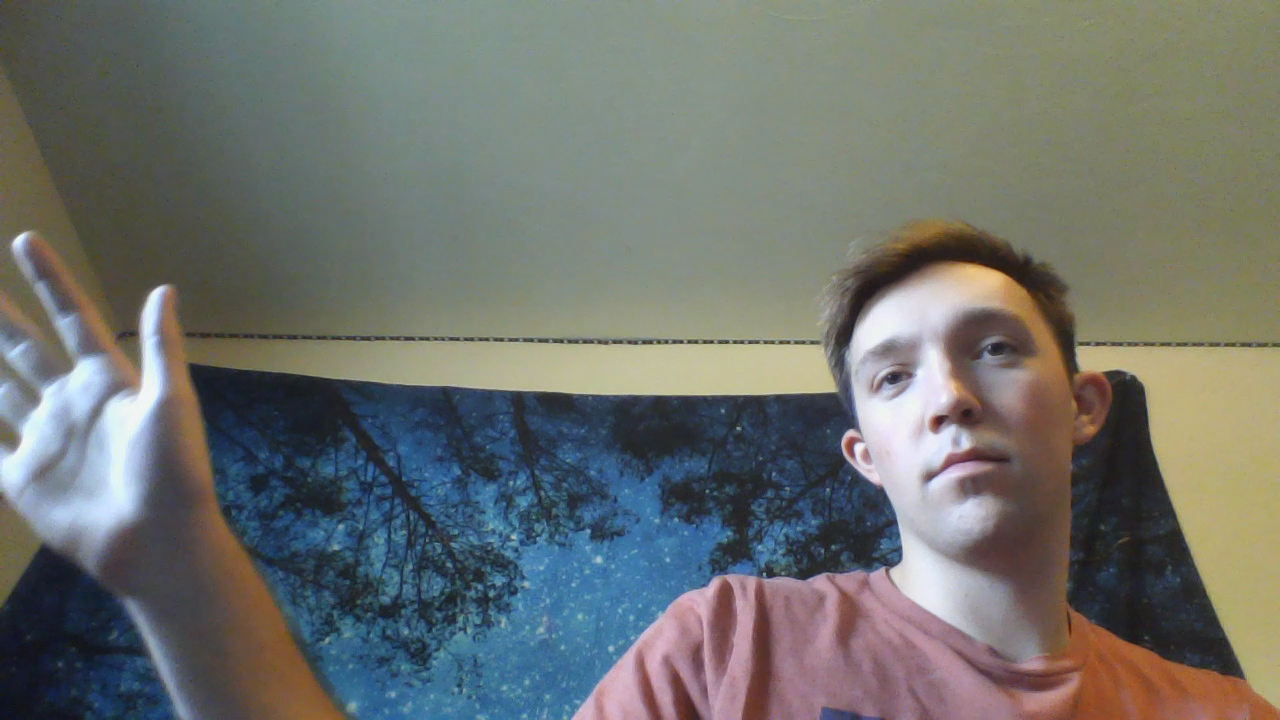
#> input picture frame 5 of sampleVideo2.mp4, 1280 x 720 px, given in place of OpticalFlowSampleRR_FastBreaths.mp4, which was not available
$ python main.py
#> lines starting #> are read from the running program, lines starting #| are printed output that depends on the picture; long printed decimals are rounded; pictures that were not available may be replaced by others from this repository, and a replacement may not be noted
import cv2 as cv
import numpy as np

# Macros
## Parameters for Harris corner detection  https://docs.opencv.org/3.0-beta/modules/imgproc/doc/feature_detection.html#goodfeaturestotrack
feature_params = dict(maxCorners = 300, qualityLevel = 0.5, minDistance = 2, blockSize = 7)
## Parameters for Lucas-Kanade optical flow https://docs.opencv.org/3.0-beta/modules/video/doc/motion_analysis_and_object_tracking.html#calcopticalflowpyrlk
lk_params = dict(winSize = (15,15), maxLevel = 2, criteria = (cv.TERM_CRITERIA_EPS | cv.TERM_CRITERIA_COUNT, 10, 0.03))

# Pull in video
cap = cv.VideoCapture("SampleVideos/OpticalFlowSampleRR_FastBreaths.mp4")
color = (255, 69, 0) #RGB to draw optical flow track

# Generate first frame and convert to grayscale
isreadValid, first_frame = cap.read()
#> first_frame is the input picture: shape (720, 1280, 3); mean B, G, R 109.5, 113.5, 110.7
prev_gray = cv.cvtColor(first_frame, cv.COLOR_BGR2GRAY)
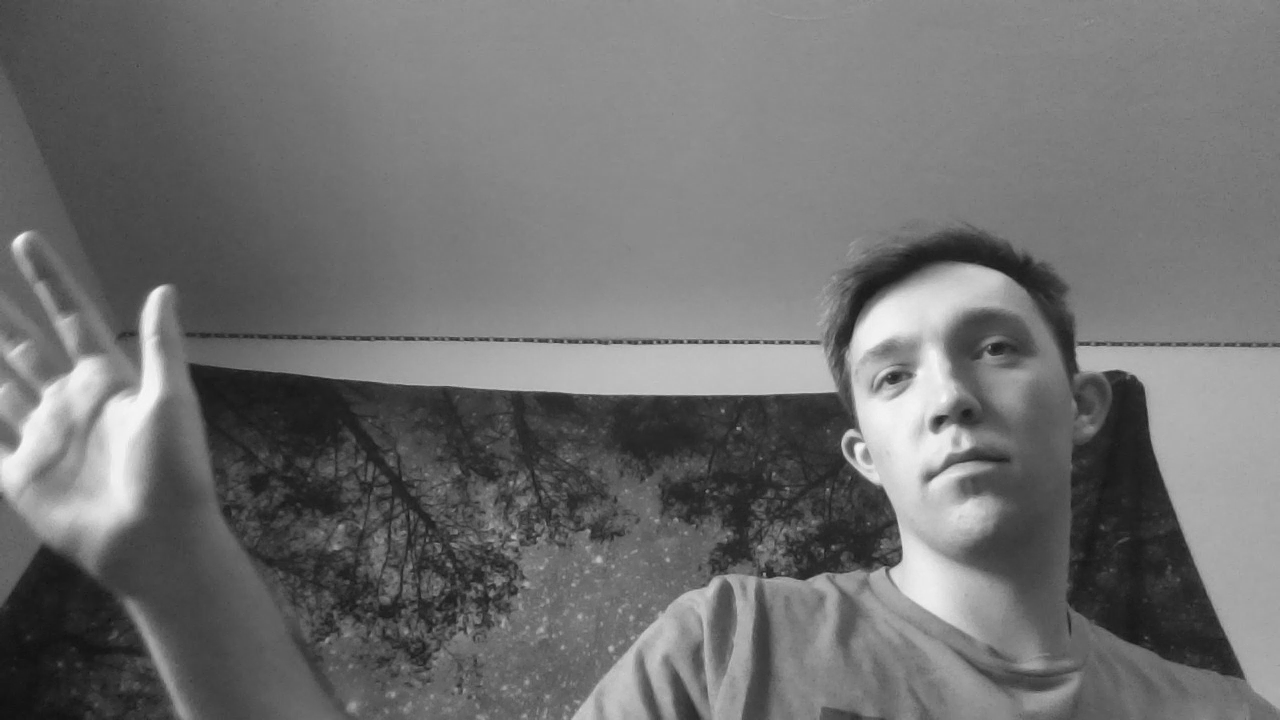
#> prev_gray: shape (720, 1280); min 17, max 252, mean 112.1

# Find the strongest corners (Harris method)
prev = cv.goodFeaturesToTrack(prev_gray, mask = None, **feature_params)
#> prev = 15 rows, first 8: [765, 575], [886, 568], [883, 569], [768, 575], [738, 427], [685, 341], [513, 535], [1077, 348]

# Create new frame to draw on
mask = np.zeros_like(first_frame)

while(cap.isOpened()):

    # Generate new frame and convert to grayscale
    isreadValid, frame = cap.read()
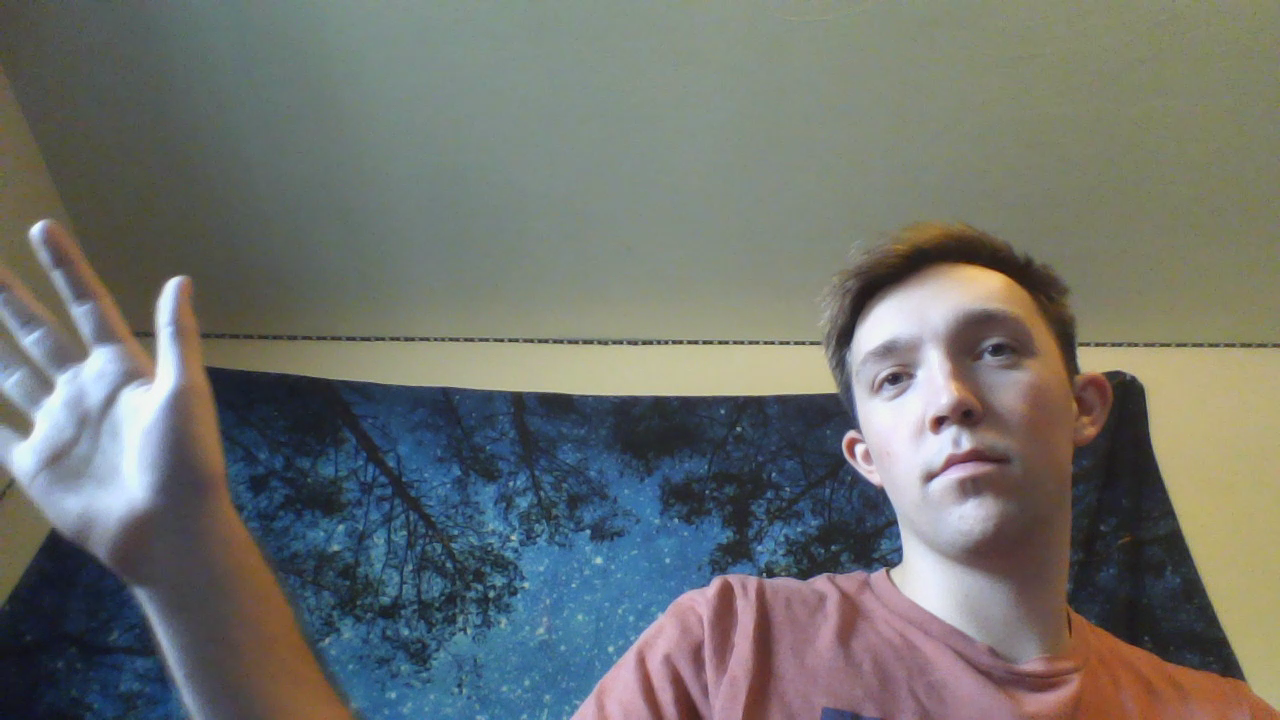
#> input picture frame 6 of sampleVideo2.mp4, 1280 x 720 px, given in place of OpticalFlowSampleRR_FastBreaths.mp4, which was not available
#> frame is the input picture: shape (720, 1280, 3); mean B, G, R 109.8, 113.7, 111
    gray = cv.cvtColor(frame, cv.COLOR_BGR2GRAY)
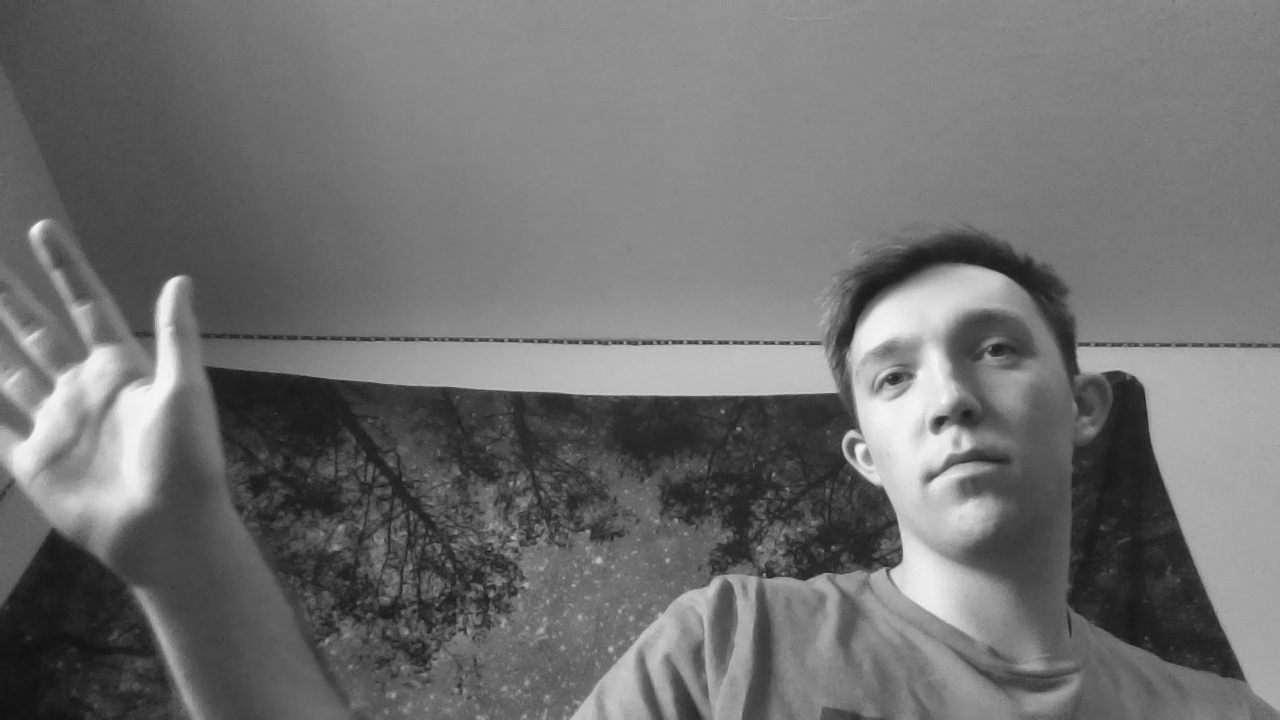
#> gray: shape (720, 1280); min 16, max 249, mean 112.4

    # Calculates sparse optical flow by Lucas-Kanade method
    next, status, error = cv.calcOpticalFlowPyrLK(prev_gray, gray, prev, None, **lk_params)
#> next = 15 rows, first 8: [765, 575.2], [886.5, 568.7], [883.5, 569.7], [768, 575.3], [738, 427.4], [684.8, 341.5], [512.8, 535.6], [1077.7, 348.7]; status = [1, 1, 1, 1, 1, 1, 1, 1, 1, 1, 1, 1, 1, 1, 1]; error = [5.38, 3.9, 4.09, 5.4, 3.36, 4.51, 4.86, 4.67, 4.72, 5.28, 4.89, 4.06, 3.81, 5.04, 3.6]

    # Selects feature points noted for prev and next
    good_old = prev[status == 1]
#> good_old has the same summary as prev
    good_new = next[status == 1]
#> good_new has the same summary as next

    # Draws the optical flow tracks
    aArr = []
    bArr = []
    for i, (new, old) in enumerate(zip(good_new, good_old)):

        a, b = new.ravel() # Returns a contiguous flattened array as (x, y) coordinates for new point
        aArr.append(a)
        bArr.append(b)

        c, d = old.ravel() # Returns a contiguous flattened array as (x, y) coordinates for old point

        # Draws line between new and old position with green color and 2 thickness
        mask = cv.line(mask, (a, b), (c, d), color, 2)

        # Draws filled circle (thickness of -1) at new position with green color and radius of 3
        frame = cv.circle(frame, (a, b), 3, color, -1)
#> this loop made 15 passes
#> (a, b, c, d) on passes 1 to 12: (765, 575.2, 765, 575), (886.5, 568.7, 886, 568), (883.5, 569.7, 883, 569), (768, 575.3, 768, 575), (738, 427.4, 738, 427), (684.8, 341.5, 685, 341), (512.8, 535.6, 513, 535), (1077.7, 348.7, 1077, 348), (512.9, 538.6, 513, 538), (730.9, 341.6, 731, 341), (669.9, 341.6, 670, 341), (655, 342.5, 655, 342)
#> frame: shape (720, 1280, 3); mean B, G, R 109.8, 113.7, 110.9
#> mask: shape (720, 1280, 3); mean of channels 0, 1, 2 0, 0, 0
#> after the loop, aArr = [765, 886.5, 883.5, 768, 738, 684.8, 512.8, 1077.7, 512.9, 730.9, 669.9, 655, 564.9, 714.7, 856.7]; bArr = [575.2, 568.7, 569.7, 575.3, 427.4, 341.5, 535.6, 348.7, 538.6, 341.6, 341.6, 342.5, 342.5, 342.6, 445.8]

    # Output Original Frame + optical flow tracks
    output = cv.add(frame, mask)

    # Updates previous frame
    prev_gray = gray.copy()

    # Updates previous good feature points
    prev = good_new.reshape(-1, 1, 2)
#> prev has the same summary as next

    # Opens a new window and displays the output frame
    cv.imshow("sparse optical flow", output)

    #Presses the 'q' key to break
    if cv.waitKey(10) & 0xFF == ord('q'): #10 milliseconds
#> (key q is pressed here)
        break

# Calculate Avg Displacement
def dist(x1,y1,x2,y2):
    return ((x2-x1)**2+(y2-y1)**2)**0.5

avgDistArr = []
for i in range(0,len(aArr) - 1):
    avgDistArr.append(dist(aArr[i],bArr[i],aArr[i+1],bArr[i+1]))
#> this loop made 14 passes
#> after the loop, avgDistArr = [121.7, 3.17, 115.6, 150.8, 101.1, 259.2, 595, 595.9, 293.9, 60.95, 15.02, 90.03, 149.8, 175.5]

avg = sum(avgDistArr)/len(avgDistArr)
#> avg = 194.8
print("Avg Change is", avg, " pixels/frame")
#| Avg Change is 194.832  pixels/frame

#Todo Fourier Transform to BPM
#print("Breaths Per Min is")

# The following frees up resources and closes all windows
cap.release()
cv.destroyAllWindows()

# Avg Change is 490.2776753874647


#collect all changes
#take sum
#find mean
